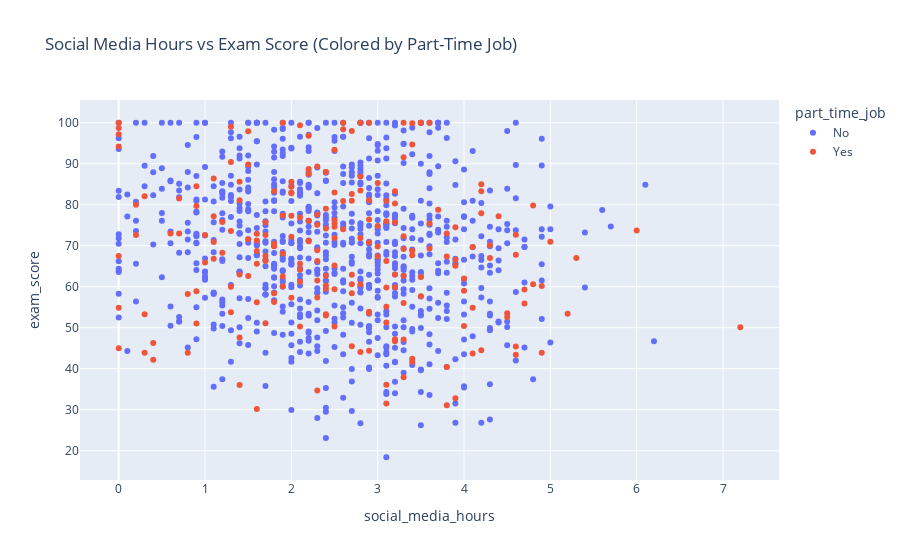

Notebook code for this chart:
### Markdown cell above
Social media use also plays a significant role. The plot of social_media_hours versus exam score shows a generally negative trend: higher usage is associated with lower academic performance. When the data is colored by part-time job status, Excessive social media use may hinder concentration, reduce available study time, and increase stress levels.but it apear that part time job dont play a role to exam score.

### Code cell
#scatter plot of Social Media Hours vs Exam Score (Colored by Part-Time Job)
fig = px.scatter(
    students,
    x="social_media_hours",
    y="exam_score",
    color="part_time_job",
    title="Social Media Hours vs Exam Score (Colored by Part-Time Job)"
)
fig.show()

### Figure 1 — Plotly figure (JSON) as saved in the notebook; plotly's stock layout.template omitted (floating-point values rounded to 4 significant figures; data arrays with more than 128 entries replaced by an {"elided": "..."} marker saying what was removed)
{"data": [{"hovertemplate": "part_time_job=No<br>social_media_hours=%{x}<br>exam_score=%{y}<extra></extra>", "legendgroup": "No", "marker": {"color": "#636efa", "symbol": "circle"}, "mode": "markers", "name": "No", "orientation": "v", "showlegend": true, "type": "scatter", "x": {"elided": "785 float values"}, "xaxis": "x", "y": {"elided": "785 float values"}, "yaxis": "y"}, {"hovertemplate": "part_time_job=Yes<br>social_media_hours=%{x}<br>exam_score=%{y}<extra></extra>", "legendgroup": "Yes", "marker": {"color": "#EF553B", "symbol": "circle"}, "mode": "markers", "name": "Yes", "orientation": "v", "showlegend": true, "type": "scatter", "x": {"elided": "215 float values"}, "xaxis": "x", "y": {"elided": "215 float values"}, "yaxis": "y"}], "layout": {"legend": {"title": {"text": "part_time_job"}, "tracegroupgap": 0}, "title": {"text": "Social Media Hours vs Exam Score (Colored by Part-Time Job)"}, "xaxis": {"anchor": "y", "domain": [0, 1], "title": {"text": "social_media_hours"}}, "yaxis": {"anchor": "x", "domain": [0, 1], "title": {"text": "exam_score"}}}}
